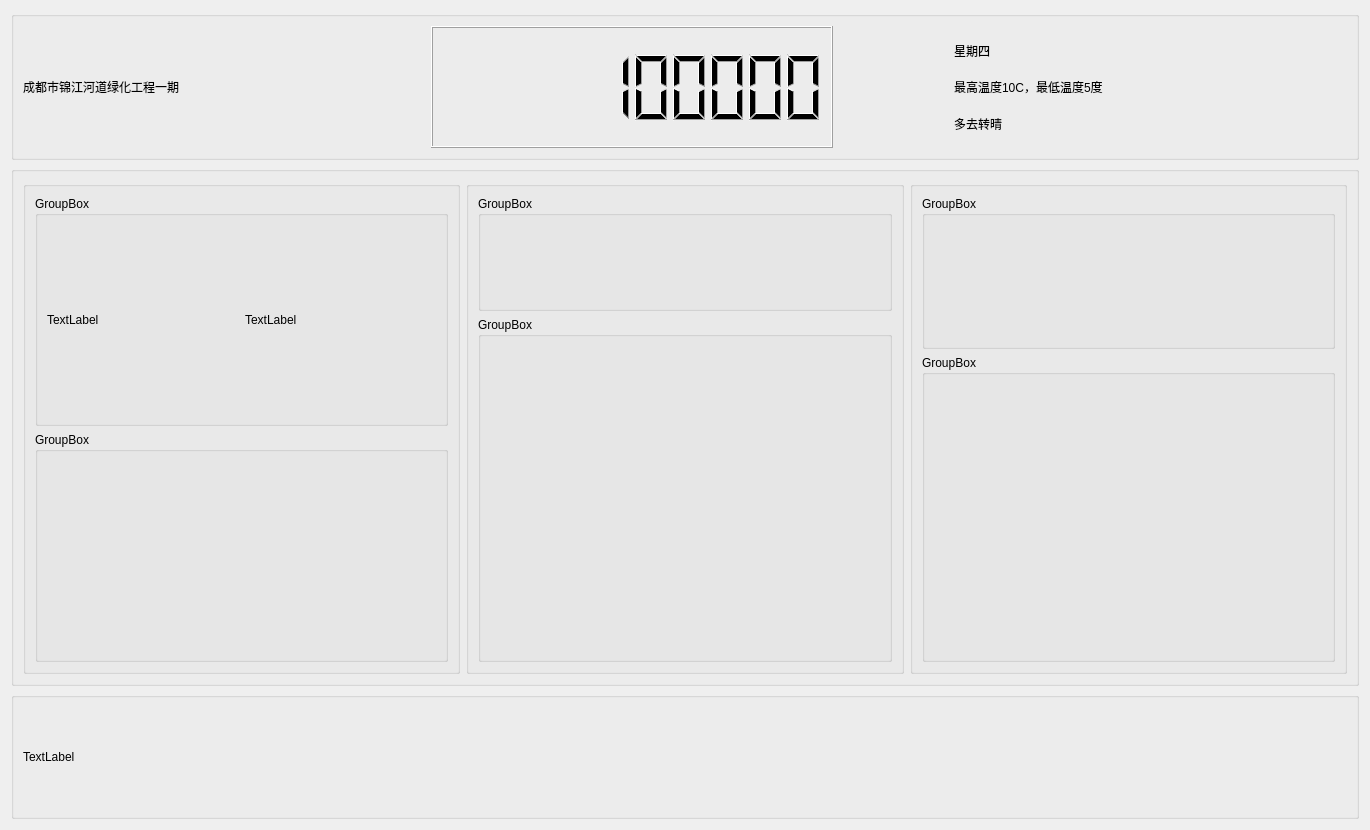
<?xml version="1.0" encoding="UTF-8"?>
<ui version="4.0">
 <class>Form</class>
 <widget class="QWidget" name="Form">
  <property name="geometry">
   <rect>
    <x>0</x>
    <y>0</y>
    <width>1370</width>
    <height>830</height>
   </rect>
  </property>
  <property name="windowTitle">
   <string>Form</string>
  </property>
  <layout class="QVBoxLayout" name="verticalLayout">
   <item>
    <widget class="QGroupBox" name="groupBox">
     <property name="sizePolicy">
      <sizepolicy hsizetype="Preferred" vsizetype="Preferred">
       <horstretch>0</horstretch>
       <verstretch>2</verstretch>
      </sizepolicy>
     </property>
     <property name="title">
      <string/>
     </property>
     <layout class="QHBoxLayout" name="horizontalLayout">
      <item>
       <widget class="QLabel" name="label">
        <property name="text">
         <string>成都市锦江河道绿化工程一期</string>
        </property>
       </widget>
      </item>
      <item>
       <widget class="QLCDNumber" name="lcdNumber_date">
        <property name="digitCount">
         <number>10</number>
        </property>
        <property name="intValue" stdset="0">
         <number>20191212</number>
        </property>
       </widget>
      </item>
      <item>
       <widget class="QLabel" name="label_4">
        <property name="minimumSize">
         <size>
          <width>100</width>
          <height>100</height>
         </size>
        </property>
        <property name="maximumSize">
         <size>
          <width>100</width>
          <height>100</height>
         </size>
        </property>
        <property name="styleSheet">
         <string notr="true">border-image: url(:/ico/resource/ico/sun.jpeg);</string>
        </property>
        <property name="text">
         <string/>
        </property>
       </widget>
      </item>
      <item>
       <widget class="QWidget" name="widget" native="true">
        <layout class="QVBoxLayout" name="verticalLayout_2">
         <item>
          <widget class="QLabel" name="label_3">
           <property name="text">
            <string>星期四</string>
           </property>
          </widget>
         </item>
         <item>
          <widget class="QLabel" name="label_5">
           <property name="text">
            <string>最高温度10C，最低温度5度</string>
           </property>
          </widget>
         </item>
         <item>
          <widget class="QLabel" name="label_2">
           <property name="text">
            <string>多去转晴</string>
           </property>
          </widget>
         </item>
        </layout>
       </widget>
      </item>
     </layout>
    </widget>
   </item>
   <item>
    <widget class="QGroupBox" name="groupBox_2">
     <property name="sizePolicy">
      <sizepolicy hsizetype="Preferred" vsizetype="Preferred">
       <horstretch>0</horstretch>
       <verstretch>7</verstretch>
      </sizepolicy>
     </property>
     <property name="title">
      <string/>
     </property>
     <layout class="QHBoxLayout" name="horizontalLayout_2">
      <item>
       <widget class="QGroupBox" name="groupBox_4">
        <property name="title">
         <string/>
        </property>
        <layout class="QVBoxLayout" name="verticalLayout_5">
         <item>
          <widget class="QGroupBox" name="groupBox_11">
           <property name="title">
            <string>GroupBox</string>
           </property>
           <layout class="QHBoxLayout" name="horizontalLayout_3">
            <item>
             <widget class="QLabel" name="label_6">
              <property name="text">
               <string>TextLabel</string>
              </property>
             </widget>
            </item>
            <item>
             <widget class="QLabel" name="label_7">
              <property name="text">
               <string>TextLabel</string>
              </property>
             </widget>
            </item>
           </layout>
          </widget>
         </item>
         <item>
          <widget class="QGroupBox" name="groupBox_12">
           <property name="title">
            <string>GroupBox</string>
           </property>
          </widget>
         </item>
        </layout>
       </widget>
      </item>
      <item>
       <widget class="QGroupBox" name="groupBox_5">
        <property name="title">
         <string/>
        </property>
        <layout class="QVBoxLayout" name="verticalLayout_3">
         <item>
          <widget class="QGroupBox" name="groupBox_9">
           <property name="sizePolicy">
            <sizepolicy hsizetype="Preferred" vsizetype="Preferred">
             <horstretch>0</horstretch>
             <verstretch>1</verstretch>
            </sizepolicy>
           </property>
           <property name="title">
            <string>GroupBox</string>
           </property>
          </widget>
         </item>
         <item>
          <widget class="QGroupBox" name="groupBox_10">
           <property name="sizePolicy">
            <sizepolicy hsizetype="Preferred" vsizetype="Preferred">
             <horstretch>0</horstretch>
             <verstretch>3</verstretch>
            </sizepolicy>
           </property>
           <property name="title">
            <string>GroupBox</string>
           </property>
          </widget>
         </item>
        </layout>
       </widget>
      </item>
      <item>
       <widget class="QGroupBox" name="groupBox_6">
        <property name="title">
         <string/>
        </property>
        <layout class="QVBoxLayout" name="verticalLayout_4">
         <item>
          <widget class="QGroupBox" name="groupBox_7">
           <property name="sizePolicy">
            <sizepolicy hsizetype="Preferred" vsizetype="Preferred">
             <horstretch>0</horstretch>
             <verstretch>1</verstretch>
            </sizepolicy>
           </property>
           <property name="title">
            <string>GroupBox</string>
           </property>
          </widget>
         </item>
         <item>
          <widget class="QGroupBox" name="groupBox_8">
           <property name="sizePolicy">
            <sizepolicy hsizetype="Preferred" vsizetype="Preferred">
             <horstretch>0</horstretch>
             <verstretch>2</verstretch>
            </sizepolicy>
           </property>
           <property name="title">
            <string>GroupBox</string>
           </property>
          </widget>
         </item>
        </layout>
       </widget>
      </item>
     </layout>
    </widget>
   </item>
   <item>
    <widget class="QGroupBox" name="groupBox_3">
     <property name="sizePolicy">
      <sizepolicy hsizetype="Preferred" vsizetype="Preferred">
       <horstretch>0</horstretch>
       <verstretch>1</verstretch>
      </sizepolicy>
     </property>
     <property name="title">
      <string/>
     </property>
     <layout class="QHBoxLayout" name="horizontalLayout_4">
      <item>
       <widget class="QLabel" name="label_8">
        <property name="sizePolicy">
         <sizepolicy hsizetype="Preferred" vsizetype="Preferred">
          <horstretch>1</horstretch>
          <verstretch>0</verstretch>
         </sizepolicy>
        </property>
        <property name="text">
         <string>TextLabel</string>
        </property>
       </widget>
      </item>
      <item>
       <widget class="QLabel" name="label_9">
        <property name="minimumSize">
         <size>
          <width>100</width>
          <height>100</height>
         </size>
        </property>
        <property name="maximumSize">
         <size>
          <width>100</width>
          <height>100</height>
         </size>
        </property>
        <property name="styleSheet">
         <string notr="true">image: url(:/ico/resource/ico/cj.png);</string>
        </property>
        <property name="text">
         <string/>
        </property>
       </widget>
      </item>
     </layout>
    </widget>
   </item>
  </layout>
 </widget>
 <resources>
  <include location="resource.qrc"/>
 </resources>
 <connections/>
</ui>
